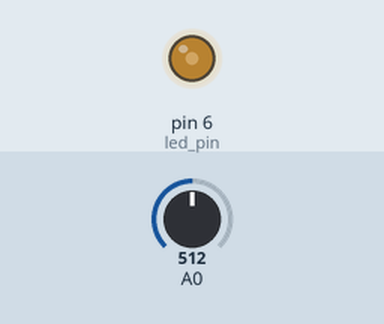
This sketch was run on a simulated Arduino Uno, built with avr-gcc and run on an emulated ATmega328P. Parts: output pins drawn as LEDs (lit = HIGH). Inputs (shaded band) come from the test bench; at power-on: A0 = 512.

Above: at 0.1 s.
Timing chart, 0 to 1.6 s (numbered marks = the images above):
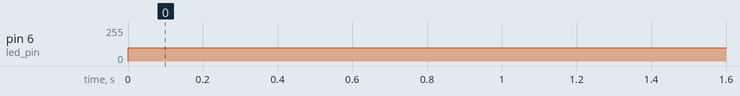

The sketch:

pid22-10-22.ino
```cpp
int led_pin = 6;      // select the pin for the LED
int sensorValue = 0;
int data[600];
int x=100;
int error=0;
int ts,tf,tc;
void setup() {
Serial.begin(115200);
while (!Serial){
    ;
}
pinMode(led_pin, OUTPUT);
//bitSet(ADCSRA,ADPS0);
//bitSet(ADCSRA,ADPS1);
//bitSet(ADCSRA,ADPS2);
}

void loop() {
analogWrite(led_pin,x);
//  analogWrite(led_pin,x);
delay(200);
int t1=millis();
  for (int i=0;i<500;i++){
    sensorValue = analogRead(A0);
    data[i]=sensorValue;
   }
int t2=millis();
int t=t2-t1;
int i=0;
int count=0;
int a=1;
int b=0;
while(i<500){
  if (data[i]>50){
    while(data[i]>50){
      ;//donothing
      i=i+1;
      b=1;
    }
    }
  else if (data[i]<50){
  while(a>0&&b==1&&i<500){
    if (data[i]>50){
      ts=micros();
      while(data[i]>50){
      i=i+1;
      }
      tf=micros();
      a=0;
      tc=tf-ts;
      Serial.println("*");
      Serial.println(tc);
      error=38-tc;
      x=abs(160+1*error);
      Serial.print("**");
      Serial.print(x);
//      Serial.print(count);
      break;
    }
    else if (data[i]<50){
        a=1;
    }
    i=i+1;
  }
  }

 i=i+1;
}
}
```

Measured:
- by itself, pin 6 (led_pin): 0/255 → 100/255 at 0.00 s
